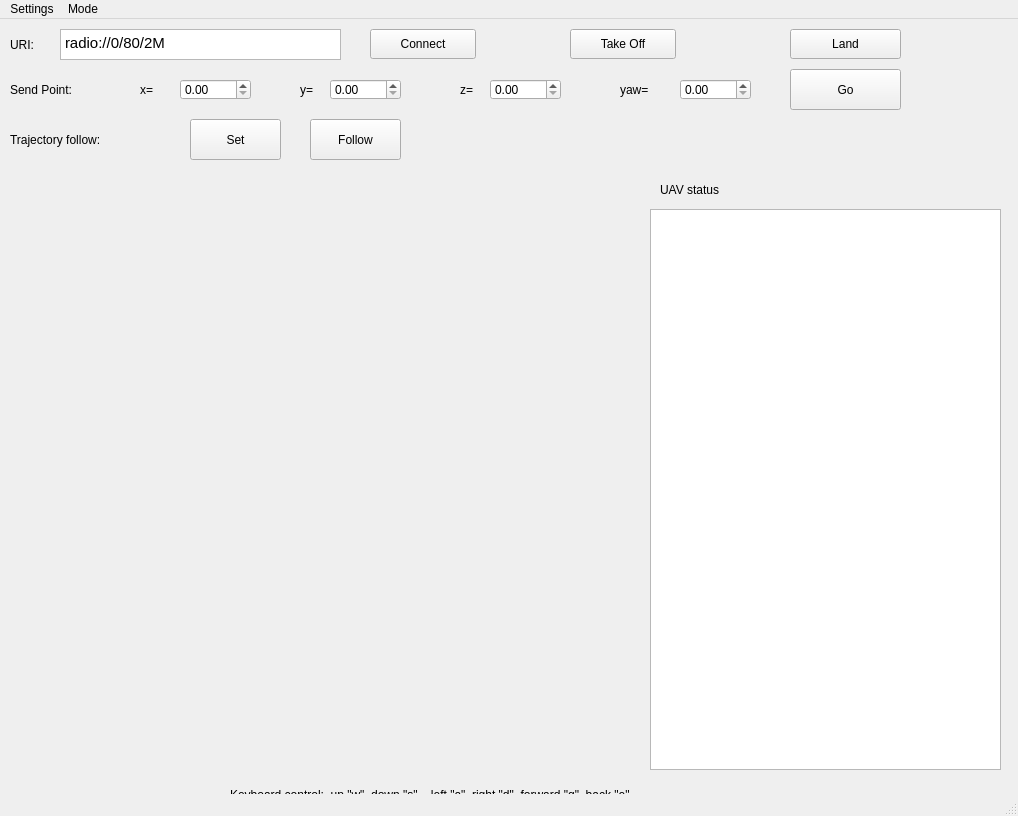
<?xml version="1.0" encoding="UTF-8"?>
<ui version="4.0">
 <class>MainWindow</class>
 <widget class="QMainWindow" name="MainWindow">
  <property name="geometry">
   <rect>
    <x>0</x>
    <y>0</y>
    <width>1018</width>
    <height>816</height>
   </rect>
  </property>
  <property name="windowTitle">
   <string>Crazyflie Autofly</string>
  </property>
  <widget class="QWidget" name="centralwidget">
   <widget class="QTextEdit" name="textEdit_uri">
    <property name="geometry">
     <rect>
      <x>60</x>
      <y>10</y>
      <width>281</width>
      <height>31</height>
     </rect>
    </property>
    <property name="html">
     <string>&lt;!DOCTYPE HTML PUBLIC &quot;-//W3C//DTD HTML 4.0//EN&quot; &quot;http://www.w3.org/TR/REC-html40/strict.dtd&quot;&gt;
&lt;html&gt;&lt;head&gt;&lt;meta name=&quot;qrichtext&quot; content=&quot;1&quot; /&gt;&lt;style type=&quot;text/css&quot;&gt;
p, li { white-space: pre-wrap; }
&lt;/style&gt;&lt;/head&gt;&lt;body style=&quot; font-family:'Ubuntu'; font-size:11pt; font-weight:400; font-style:normal;&quot;&gt;
&lt;p style=&quot; margin-top:0px; margin-bottom:0px; margin-left:0px; margin-right:0px; -qt-block-indent:0; text-indent:0px;&quot;&gt;radio://0/80/2M&lt;/p&gt;&lt;/body&gt;&lt;/html&gt;</string>
    </property>
   </widget>
   <widget class="QLabel" name="label_uri">
    <property name="geometry">
     <rect>
      <x>10</x>
      <y>10</y>
      <width>80</width>
      <height>31</height>
     </rect>
    </property>
    <property name="text">
     <string>URI:</string>
    </property>
   </widget>
   <widget class="QPushButton" name="button_connect">
    <property name="geometry">
     <rect>
      <x>370</x>
      <y>10</y>
      <width>106</width>
      <height>30</height>
     </rect>
    </property>
    <property name="text">
     <string>Connect</string>
    </property>
   </widget>
   <widget class="QPushButton" name="button_takeoff">
    <property name="geometry">
     <rect>
      <x>570</x>
      <y>10</y>
      <width>106</width>
      <height>30</height>
     </rect>
    </property>
    <property name="text">
     <string>Take Off</string>
    </property>
   </widget>
   <widget class="QPushButton" name="button_land">
    <property name="geometry">
     <rect>
      <x>790</x>
      <y>10</y>
      <width>111</width>
      <height>30</height>
     </rect>
    </property>
    <property name="text">
     <string>Land</string>
    </property>
   </widget>
   <widget class="QWidget" name="plot_widget" native="true">
    <property name="geometry">
     <rect>
      <x>10</x>
      <y>190</y>
      <width>601</width>
      <height>561</height>
     </rect>
    </property>
   </widget>
   <widget class="QLabel" name="label_7">
    <property name="geometry">
     <rect>
      <x>230</x>
      <y>760</y>
      <width>651</width>
      <height>31</height>
     </rect>
    </property>
    <property name="text">
     <string>Keyboard control:  up &quot;w&quot;, down &quot;s&quot;,   left &quot;a&quot;, right &quot;d&quot;, forward &quot;q&quot;, back &quot;e&quot;          </string>
    </property>
   </widget>
   <widget class="QListView" name="listView">
    <property name="geometry">
     <rect>
      <x>650</x>
      <y>190</y>
      <width>351</width>
      <height>561</height>
     </rect>
    </property>
   </widget>
   <widget class="QLabel" name="label_2">
    <property name="geometry">
     <rect>
      <x>10</x>
      <y>60</y>
      <width>181</width>
      <height>21</height>
     </rect>
    </property>
    <property name="text">
     <string>Send Point:</string>
    </property>
   </widget>
   <widget class="QDoubleSpinBox" name="doubleSpinBox_x">
    <property name="geometry">
     <rect>
      <x>180</x>
      <y>60</y>
      <width>71</width>
      <height>21</height>
     </rect>
    </property>
   </widget>
   <widget class="QLabel" name="label_1">
    <property name="geometry">
     <rect>
      <x>140</x>
      <y>60</y>
      <width>80</width>
      <height>21</height>
     </rect>
    </property>
    <property name="text">
     <string>x=</string>
    </property>
   </widget>
   <widget class="QDoubleSpinBox" name="doubleSpinBox_y">
    <property name="geometry">
     <rect>
      <x>330</x>
      <y>60</y>
      <width>71</width>
      <height>21</height>
     </rect>
    </property>
   </widget>
   <widget class="QLabel" name="label_4">
    <property name="geometry">
     <rect>
      <x>300</x>
      <y>60</y>
      <width>80</width>
      <height>21</height>
     </rect>
    </property>
    <property name="text">
     <string>y=</string>
    </property>
   </widget>
   <widget class="QDoubleSpinBox" name="doubleSpinBox_z">
    <property name="geometry">
     <rect>
      <x>490</x>
      <y>60</y>
      <width>71</width>
      <height>21</height>
     </rect>
    </property>
   </widget>
   <widget class="QLabel" name="label_5">
    <property name="geometry">
     <rect>
      <x>460</x>
      <y>60</y>
      <width>80</width>
      <height>21</height>
     </rect>
    </property>
    <property name="text">
     <string>z=</string>
    </property>
   </widget>
   <widget class="QLabel" name="label_6">
    <property name="geometry">
     <rect>
      <x>620</x>
      <y>60</y>
      <width>80</width>
      <height>21</height>
     </rect>
    </property>
    <property name="text">
     <string>yaw=</string>
    </property>
   </widget>
   <widget class="QDoubleSpinBox" name="doubleSpinBox_yaw">
    <property name="geometry">
     <rect>
      <x>680</x>
      <y>60</y>
      <width>71</width>
      <height>21</height>
     </rect>
    </property>
   </widget>
   <widget class="QPushButton" name="button_send">
    <property name="geometry">
     <rect>
      <x>790</x>
      <y>50</y>
      <width>111</width>
      <height>41</height>
     </rect>
    </property>
    <property name="text">
     <string>Go</string>
    </property>
   </widget>
   <widget class="QLabel" name="label_8">
    <property name="geometry">
     <rect>
      <x>10</x>
      <y>110</y>
      <width>261</width>
      <height>21</height>
     </rect>
    </property>
    <property name="text">
     <string>Trajectory follow: </string>
    </property>
   </widget>
   <widget class="QPushButton" name="button_traj_set">
    <property name="geometry">
     <rect>
      <x>190</x>
      <y>100</y>
      <width>91</width>
      <height>41</height>
     </rect>
    </property>
    <property name="text">
     <string>Set</string>
    </property>
   </widget>
   <widget class="QPushButton" name="button_traj_follow">
    <property name="geometry">
     <rect>
      <x>310</x>
      <y>100</y>
      <width>91</width>
      <height>41</height>
     </rect>
    </property>
    <property name="text">
     <string>Follow</string>
    </property>
   </widget>
   <widget class="QLabel" name="label">
    <property name="geometry">
     <rect>
      <x>660</x>
      <y>160</y>
      <width>131</width>
      <height>21</height>
     </rect>
    </property>
    <property name="text">
     <string>UAV status</string>
    </property>
   </widget>
  </widget>
  <widget class="QMenuBar" name="menubar">
   <property name="geometry">
    <rect>
     <x>0</x>
     <y>0</y>
     <width>1018</width>
     <height>26</height>
    </rect>
   </property>
   <widget class="QMenu" name="menuSettings">
    <property name="title">
     <string>Settings</string>
    </property>
   </widget>
   <widget class="QMenu" name="menuMode">
    <property name="title">
     <string>Mode</string>
    </property>
    <addaction name="separator"/>
    <addaction name="separator"/>
    <addaction name="actionPosition_Mode_2"/>
    <addaction name="actionHover_Mode"/>
    <addaction name="actionZdistance_Mode"/>
    <addaction name="actionRPY_MOde"/>
   </widget>
   <addaction name="menuSettings"/>
   <addaction name="menuMode"/>
  </widget>
  <widget class="QStatusBar" name="statusbar"/>
  <action name="actionPosition_Mode">
   <property name="text">
    <string>Position Mode</string>
   </property>
  </action>
  <action name="actionHover_mode">
   <property name="text">
    <string>Hover mode</string>
   </property>
  </action>
  <action name="actionZ_distance_mode">
   <property name="text">
    <string>Z distance mode</string>
   </property>
  </action>
  <action name="actionPosition_Mode_2">
   <property name="text">
    <string>Position Mode</string>
   </property>
  </action>
  <action name="actionHover_Mode">
   <property name="text">
    <string>Hover Mode</string>
   </property>
  </action>
  <action name="actionZdistance_Mode">
   <property name="text">
    <string>Zdistance Mode</string>
   </property>
  </action>
  <action name="actionRPY_MOde">
   <property name="text">
    <string>Attitude Mode</string>
   </property>
  </action>
 </widget>
 <resources/>
 <connections/>
</ui>
